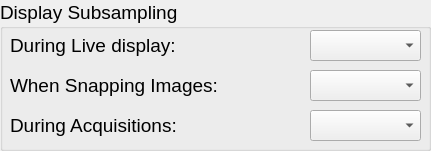
           <widget class="QGroupBox" name="groupBox_3">
            <property name="geometry">
             <rect>
              <x>10</x>
              <y>440</y>
              <width>431</width>
              <height>151</height>
             </rect>
            </property>
            <property name="font">
             <font>
              <pointsize>14</pointsize>
             </font>
            </property>
            <property name="title">
             <string>Display Subsampling</string>
            </property>
            <widget class="QComboBox" name="LiveSubSamplingComboBox">
             <property name="geometry">
              <rect>
               <x>310</x>
               <y>30</y>
               <width>111</width>
               <height>31</height>
              </rect>
             </property>
             <property name="font">
              <font>
               <pointsize>14</pointsize>
              </font>
             </property>
            </widget>
            <widget class="QLabel" name="label_48">
             <property name="geometry">
              <rect>
               <x>10</x>
               <y>30</y>
               <width>191</width>
               <height>31</height>
              </rect>
             </property>
             <property name="font">
              <font>
               <pointsize>14</pointsize>
              </font>
             </property>
             <property name="text">
              <string>During Live display:</string>
             </property>
            </widget>
            <widget class="QLabel" name="label_55">
             <property name="geometry">
              <rect>
               <x>10</x>
               <y>70</y>
               <width>221</width>
               <height>31</height>
              </rect>
             </property>
             <property name="font">
              <font>
               <pointsize>14</pointsize>
              </font>
             </property>
             <property name="text">
              <string>When Snapping Images:</string>
             </property>
            </widget>
            <widget class="QLabel" name="label_56">
             <property name="geometry">
              <rect>
               <x>10</x>
               <y>110</y>
               <width>201</width>
               <height>31</height>
              </rect>
             </property>
             <property name="font">
              <font>
               <pointsize>14</pointsize>
              </font>
             </property>
             <property name="text">
              <string>During Acquisitions:</string>
             </property>
            </widget>
            <widget class="QComboBox" name="SnapSubSamplingComboBox">
             <property name="geometry">
              <rect>
               <x>310</x>
               <y>70</y>
               <width>111</width>
               <height>31</height>
              </rect>
             </property>
             <property name="font">
              <font>
               <pointsize>14</pointsize>
              </font>
             </property>
            </widget>
            <widget class="QComboBox" name="AcquisitionSubSamplingComboBox">
             <property name="geometry">
              <rect>
               <x>310</x>
               <y>110</y>
               <width>111</width>
               <height>31</height>
              </rect>
             </property>
             <property name="font">
              <font>
               <pointsize>14</pointsize>
              </font>
             </property>
             <property name="currentIndex">
              <number>-1</number>
             </property>
            </widget>
           </widget>
